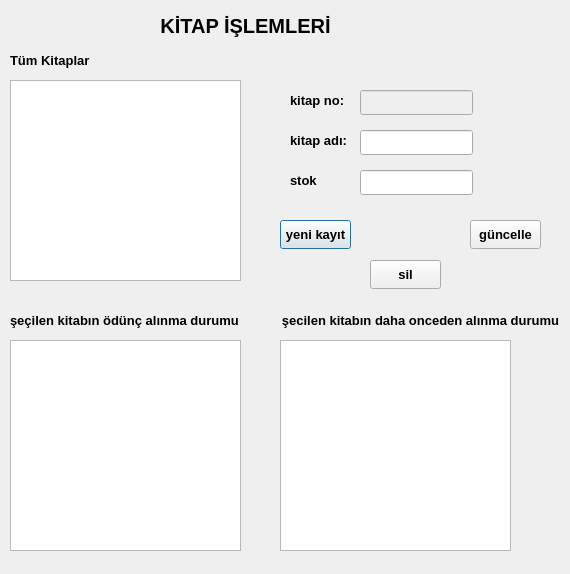
<?xml version="1.0" encoding="UTF-8"?>
<ui version="4.0">
 <class>kitap_islemleri</class>
 <widget class="QDialog" name="kitap_islemleri">
  <property name="geometry">
   <rect>
    <x>0</x>
    <y>0</y>
    <width>570</width>
    <height>574</height>
   </rect>
  </property>
  <property name="windowTitle">
   <string>Dialog</string>
  </property>
  <widget class="QLabel" name="label">
   <property name="geometry">
    <rect>
     <x>40</x>
     <y>10</y>
     <width>411</width>
     <height>31</height>
    </rect>
   </property>
   <property name="palette">
    <palette>
     <active>
      <colorrole role="WindowText">
       <brush brushstyle="SolidPattern">
        <color alpha="255">
         <red>216</red>
         <green>0</green>
         <blue>0</blue>
        </color>
       </brush>
      </colorrole>
     </active>
     <inactive>
      <colorrole role="WindowText">
       <brush brushstyle="SolidPattern">
        <color alpha="255">
         <red>0</red>
         <green>0</green>
         <blue>0</blue>
        </color>
       </brush>
      </colorrole>
     </inactive>
     <disabled>
      <colorrole role="WindowText">
       <brush brushstyle="SolidPattern">
        <color alpha="255">
         <red>120</red>
         <green>120</green>
         <blue>120</blue>
        </color>
       </brush>
      </colorrole>
     </disabled>
    </palette>
   </property>
   <property name="font">
    <font>
     <pointsize>15</pointsize>
     <bold>true</bold>
    </font>
   </property>
   <property name="text">
    <string>KİTAP İŞLEMLERİ</string>
   </property>
   <property name="alignment">
    <set>Qt::AlignCenter</set>
   </property>
  </widget>
  <widget class="QLabel" name="label_2">
   <property name="geometry">
    <rect>
     <x>10</x>
     <y>50</y>
     <width>91</width>
     <height>20</height>
    </rect>
   </property>
   <property name="font">
    <font>
     <pointsize>10</pointsize>
     <bold>true</bold>
    </font>
   </property>
   <property name="text">
    <string>Tüm Kitaplar</string>
   </property>
  </widget>
  <widget class="QTableView" name="table_tum_kitap">
   <property name="geometry">
    <rect>
     <x>10</x>
     <y>80</y>
     <width>231</width>
     <height>201</height>
    </rect>
   </property>
  </widget>
  <widget class="QLabel" name="label_3">
   <property name="geometry">
    <rect>
     <x>290</x>
     <y>90</y>
     <width>63</width>
     <height>20</height>
    </rect>
   </property>
   <property name="font">
    <font>
     <pointsize>10</pointsize>
     <bold>true</bold>
    </font>
   </property>
   <property name="text">
    <string>kitap no:</string>
   </property>
  </widget>
  <widget class="QLabel" name="label_4">
   <property name="geometry">
    <rect>
     <x>290</x>
     <y>130</y>
     <width>63</width>
     <height>20</height>
    </rect>
   </property>
   <property name="font">
    <font>
     <pointsize>10</pointsize>
     <bold>true</bold>
    </font>
   </property>
   <property name="text">
    <string>kitap adı:</string>
   </property>
  </widget>
  <widget class="QLabel" name="label_5">
   <property name="geometry">
    <rect>
     <x>290</x>
     <y>170</y>
     <width>63</width>
     <height>20</height>
    </rect>
   </property>
   <property name="font">
    <font>
     <pointsize>10</pointsize>
     <bold>true</bold>
    </font>
   </property>
   <property name="text">
    <string>stok</string>
   </property>
  </widget>
  <widget class="QLineEdit" name="line_kitap_no">
   <property name="enabled">
    <bool>false</bool>
   </property>
   <property name="geometry">
    <rect>
     <x>360</x>
     <y>90</y>
     <width>113</width>
     <height>25</height>
    </rect>
   </property>
  </widget>
  <widget class="QLineEdit" name="line_kitap_ad">
   <property name="geometry">
    <rect>
     <x>360</x>
     <y>130</y>
     <width>113</width>
     <height>25</height>
    </rect>
   </property>
  </widget>
  <widget class="QLineEdit" name="line_stok">
   <property name="geometry">
    <rect>
     <x>360</x>
     <y>170</y>
     <width>113</width>
     <height>25</height>
    </rect>
   </property>
  </widget>
  <widget class="QLabel" name="label_6">
   <property name="geometry">
    <rect>
     <x>10</x>
     <y>310</y>
     <width>231</width>
     <height>20</height>
    </rect>
   </property>
   <property name="font">
    <font>
     <pointsize>10</pointsize>
     <bold>true</bold>
    </font>
   </property>
   <property name="text">
    <string>şeçilen kitabın ödünç alınma durumu</string>
   </property>
  </widget>
  <widget class="QTableView" name="table_odunc_alinan">
   <property name="geometry">
    <rect>
     <x>10</x>
     <y>340</y>
     <width>231</width>
     <height>211</height>
    </rect>
   </property>
  </widget>
  <widget class="QLabel" name="label_7">
   <property name="geometry">
    <rect>
     <x>280</x>
     <y>310</y>
     <width>281</width>
     <height>20</height>
    </rect>
   </property>
   <property name="font">
    <font>
     <pointsize>10</pointsize>
     <bold>true</bold>
    </font>
   </property>
   <property name="text">
    <string>şecilen kitabın daha onceden alınma durumu</string>
   </property>
   <property name="alignment">
    <set>Qt::AlignCenter</set>
   </property>
  </widget>
  <widget class="QTableView" name="table_gecmis_odunc">
   <property name="geometry">
    <rect>
     <x>280</x>
     <y>340</y>
     <width>231</width>
     <height>211</height>
    </rect>
   </property>
  </widget>
  <widget class="QPushButton" name="pushButton">
   <property name="geometry">
    <rect>
     <x>280</x>
     <y>220</y>
     <width>71</width>
     <height>29</height>
    </rect>
   </property>
   <property name="font">
    <font>
     <pointsize>10</pointsize>
     <bold>true</bold>
    </font>
   </property>
   <property name="text">
    <string>yeni kayıt</string>
   </property>
  </widget>
  <widget class="QPushButton" name="pushButton_2">
   <property name="geometry">
    <rect>
     <x>470</x>
     <y>220</y>
     <width>71</width>
     <height>29</height>
    </rect>
   </property>
   <property name="font">
    <font>
     <pointsize>10</pointsize>
     <bold>true</bold>
    </font>
   </property>
   <property name="text">
    <string>güncelle</string>
   </property>
  </widget>
  <widget class="QPushButton" name="pushButton_3">
   <property name="geometry">
    <rect>
     <x>370</x>
     <y>260</y>
     <width>71</width>
     <height>29</height>
    </rect>
   </property>
   <property name="font">
    <font>
     <pointsize>10</pointsize>
     <bold>true</bold>
    </font>
   </property>
   <property name="text">
    <string>sil</string>
   </property>
  </widget>
 </widget>
 <resources/>
 <connections/>
</ui>
